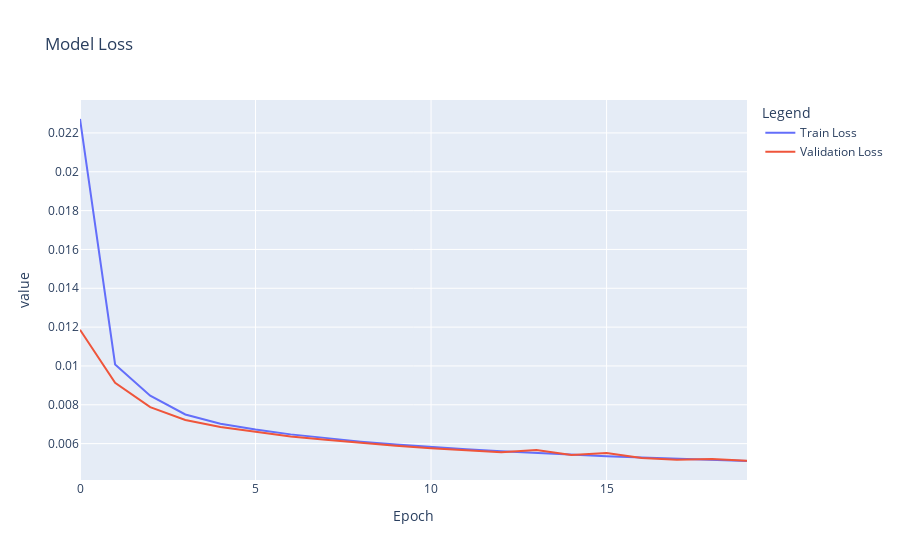

Notebook code for this chart:
### Markdown cell above
We are getting a loss value very close to 0. That means the autoencoder is able to reconstruct the input data very well.

Now let's check a plot of the loss over epochs.

### Code cell
# Plot training history
plot_training_history(train_history)

### Figure 1 — Plotly figure (JSON) as saved in the notebook; plotly's stock layout.template omitted (floating-point values rounded to 4 significant figures)
{"data": [{"hovertemplate": "variable=wide_variable_0<br>Epoch=%{x}<br>value=%{y}<extra></extra>", "legendgroup": "wide_variable_0", "line": {"color": "#636efa", "dash": "solid"}, "marker": {"symbol": "circle"}, "mode": "lines", "name": "Train Loss", "orientation": "v", "showlegend": true, "type": "scatter", "x": [0, 1, 2, 3, 4, 5, 6, 7, 8, 9, 10, 11, 12, 13, 14, 15, 16, 17, 18, 19], "xaxis": "x", "y": [0.02272, 0.01008, 0.008467, 0.007502, 0.007026, 0.006722, 0.006476, 0.006272, 0.006104, 0.005949, 0.00582, 0.005707, 0.005605, 0.005512, 0.005424, 0.005357, 0.005282, 0.005219, 0.005153, 0.005106], "yaxis": "y"}, {"hovertemplate": "variable=wide_variable_1<br>Epoch=%{x}<br>value=%{y}<extra></extra>", "legendgroup": "wide_variable_1", "line": {"color": "#EF553B", "dash": "solid"}, "marker": {"symbol": "circle"}, "mode": "lines", "name": "Validation Loss", "orientation": "v", "showlegend": true, "type": "scatter", "x": [0, 1, 2, 3, 4, 5, 6, 7, 8, 9, 10, 11, 12, 13, 14, 15, 16, 17, 18, 19], "xaxis": "x", "y": [0.01186, 0.009129, 0.007877, 0.007219, 0.006862, 0.006616, 0.006367, 0.006206, 0.006033, 0.005891, 0.005767, 0.005658, 0.005561, 0.005673, 0.005415, 0.005523, 0.00526, 0.005176, 0.005214, 0.00512], "yaxis": "y"}], "layout": {"legend": {"title": {"text": "Legend"}, "tracegroupgap": 0}, "title": {"text": "Model Loss"}, "xaxis": {"anchor": "y", "domain": [0, 1], "title": {"text": "Epoch"}}, "yaxis": {"anchor": "x", "domain": [0, 1], "title": {"text": "value"}}}}
